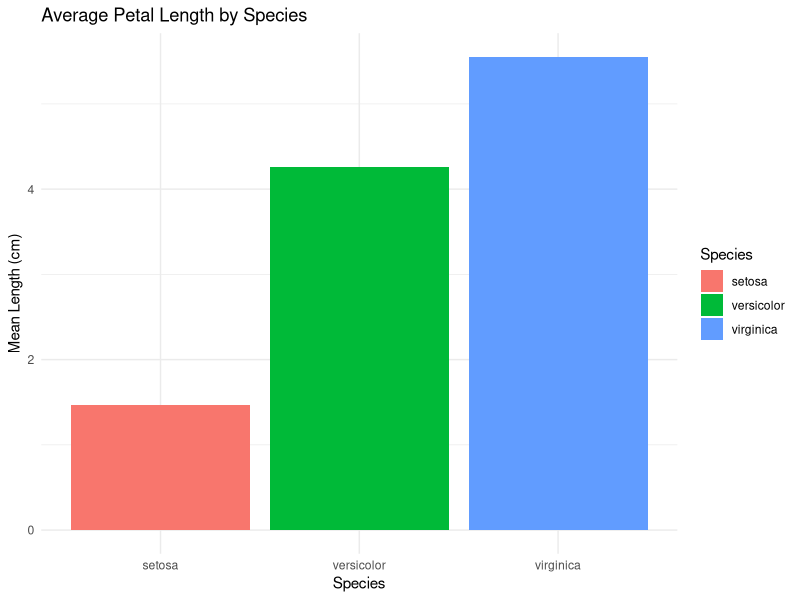
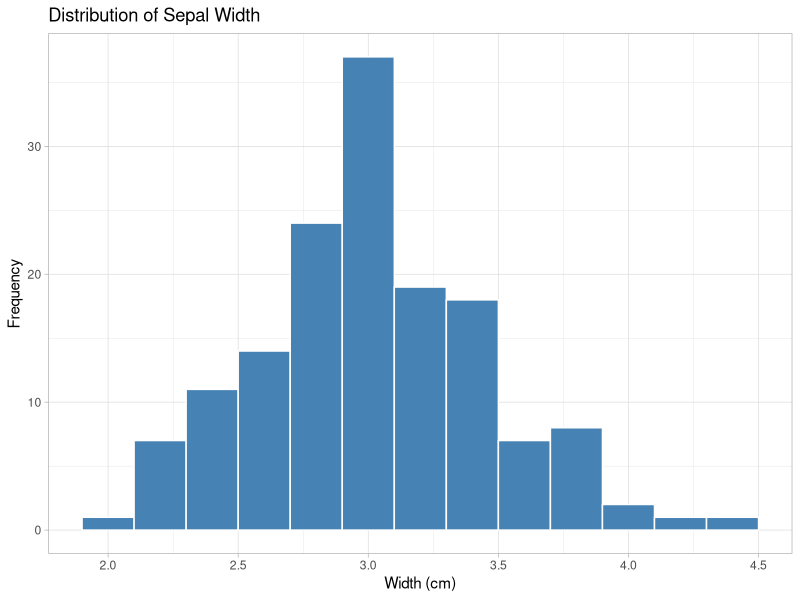
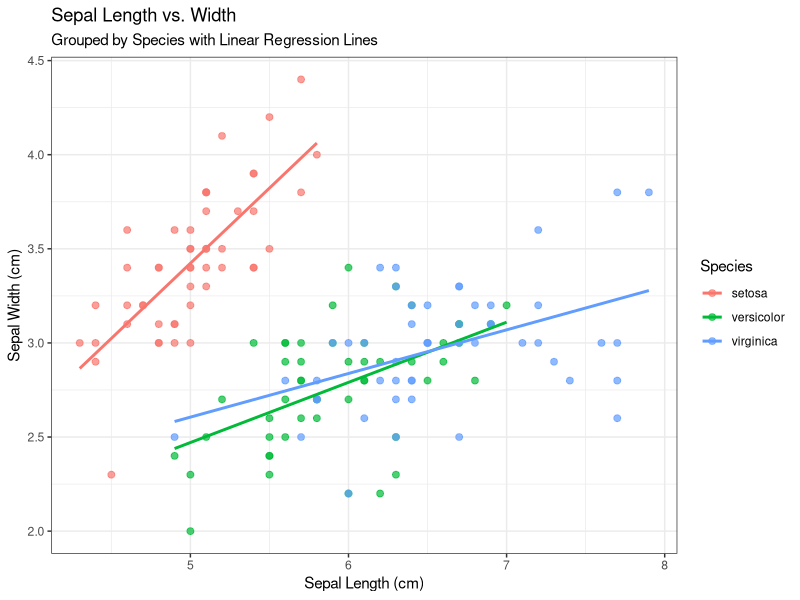
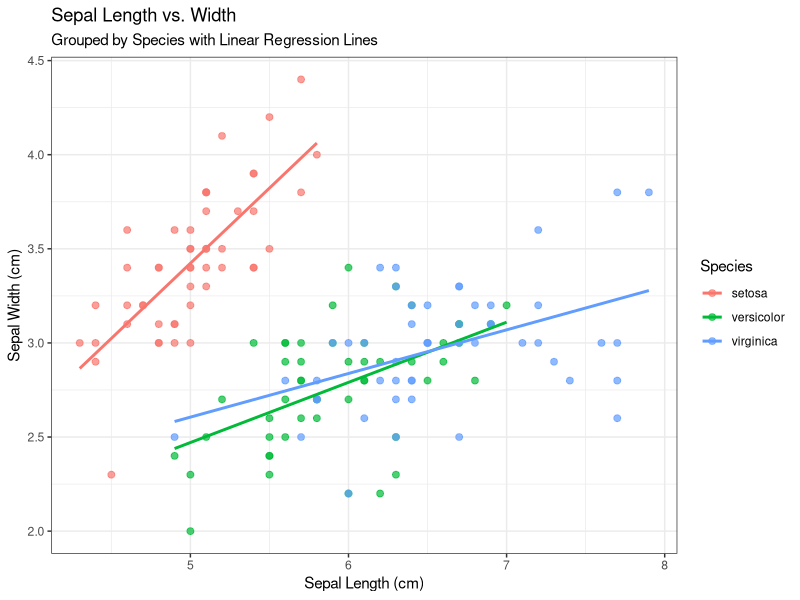

These charts were generated, in order, by the following R code:
# ==============================================================================
# Introduction to Data Wrangling and Visualization in R
# Using the Tidyverse with the 'iris' Dataset
# ==============================================================================

# 1. LOAD LIBRARIES
# The tidyverse includes dplyr (wrangling), ggplot2 (viz), and others.
# install.packages("tidyverse") # Run this once if not installed
library(tidyverse)

# ==============================================================================
# STEP 1: LOAD AND EXPLORE DATA
# ==============================================================================

# Load the built-in dataset
data(iris)

# Convert to a 'tibble' (a modern version of a data frame)
# This makes it print more nicely in the console.
iris_tbl <- as_tibble(iris)

# Explore the structure
names(iris_tbl)      # View column names
dim(iris_tbl)        # See number of rows (150) and columns (5)
str(iris_tbl)        # Look at data types (numeric vs factor)
glimpse(iris_tbl)    # A Tidyverse-specific way to see a data summary

# ==============================================================================
# STEP 2: GET SUMMARY STATISTICS
# ==============================================================================

# Quick base R summary of all columns
summary(iris_tbl)

# ==============================================================================
# STEP 3: DATA WRANGLING WITH DPLYR
# ==============================================================================

# The Pipe Operator ( %>% ) means "and then..."
# It passes the result of one line to the next.
# Shortcut to get the 

# --- Example 3a: Create new variables, filter, and select ---
iris_modified <- iris_tbl %>%
  # Create a new column 'Sepal.Area'
  mutate(Sepal.Area = Sepal.Length * Sepal.Width) %>%
  # Keep only rows where Sepal.Length is greater than 5
  filter(Sepal.Length > 5) %>%
  # Select only specific columns to keep
  select(Species, Sepal.Length, Sepal.Area) %>%
  # Sort by Area in descending order
  arrange(desc(Sepal.Area))

print(iris_modified)

# --- Example 3b: Summarise data by groups ---
# This is the "Split-Apply-Combine" workflow
iris_stats <- iris_tbl %>%
  group_by(Species) %>%
  summarise(
    sample_size = n(),                       # Count number of rows
    mean_petal_len = mean(Petal.Length),     # Calculate average
    sd_petal_len = sd(Petal.Length),         # Standard Deviation
    median_petal_len = median(Petal.Length)  # Median
  )

print(iris_stats)

# ==============================================================================
# STEP 4: VISUALIZATION WITH GGPLOT2
# ==============================================================================

# Logic of ggplot: Data + Aesthetics (aes) + Geometry (geom)

# --- 4a: Bar Chart ---
# Showing the average petal length per species (using our summary table)
bar_chart <- ggplot(data = iris_stats, aes(x = Species, y = mean_petal_len, fill = Species)) +
  geom_col() + 
  theme_minimal() +
  labs(title = "Average Petal Length by Species", y = "Mean Length (cm)")

print(bar_chart)

# --- 4b: Histogram ---
# Showing the distribution of Sepal Width
histogram_plot <- ggplot(data = iris_tbl, aes(x = Sepal.Width)) +
  geom_histogram(binwidth = 0.2, fill = "steelblue", color = "white") +
  theme_light() +
  labs(title = "Distribution of Sepal Width", x = "Width (cm)", y = "Frequency")

print(histogram_plot)

# --- 4c: Scatter Plot with Linear Regression ---
# Mapping Color to Species creates 3 distinct groups/lines
scatter_plot <- ggplot(data = iris_tbl, aes(x = Sepal.Length, y = Sepal.Width, color = Species)) +
  geom_point(size = 2, alpha = 0.7) +                  # Add the points
  geom_smooth(method = "lm", se = FALSE) +            # Add linear regression lines
  theme_bw() +                                         # A cleaner theme
  labs(
    title = "Sepal Length vs. Width",
    subtitle = "Grouped by Species with Linear Regression Lines",
    x = "Sepal Length (cm)",
    y = "Sepal Width (cm)"
  )

print(scatter_plot)

# ==============================================================================
# STEP 5: EXPORTING FIGURES
# ==============================================================================

# ggsave saves the last plot displayed (or a specific plot object)
ggsave("iris_scatter_plot.png", plot = scatter_plot, width = 8, height = 6, dpi = 300)
